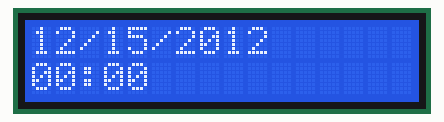
Recording of a sketch running on a simulated Arduino Uno, built with avr-gcc and run on an emulated ATmega328P. Shown: 16×2 character LCD.

Above: at 0.1 s.
At 60.1 s:
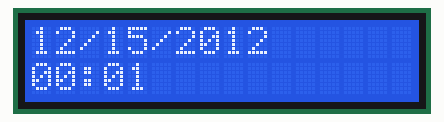
At 120.1 s:
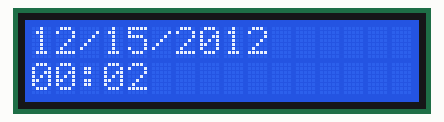

The sketch:

Clock.ino
```cpp
/*
  This code is a prototype of showing a date and
  an increasing time on an LCD used in conjunction
  with an arduino UNO. Long long is used used since the
  Arduino UNO int type has a range of -32,768 to 32,767.
  Based upon my calculations using the max long long
  value of 9223372036854775807 the amount of time it
  would take for the seconds to overflow is
  ~292,471,208,677 years so hopefully overflow won't be
  an issue.

 */

#include <LiquidCrystal.h>

#define MAX_SECONDS  60
#define MAX_MINUTES  60
#define MAX_HOURS    24
#define SECS_PER_MIN 60
#define SECS_PER_HR  3600

LiquidCrystal lcd(12, 11, 5, 4, 3, 2);
long initialMinutes = 0;
long initialHours   = 0;
long initMinsToSecs = initialMinutes * SECS_PER_MIN;
long initMinsToHrs  = initialHours * SECS_PER_HR;

void setup() {
  lcd.clear();
  // set up the LCD's number of columns and rows:
  lcd.begin(16, 2);
  // Print a message to the LCD.
  lcd.print("12/15/2012");
}

void loop() {
  // Seconds since start plus initial time given.
  long long seconds = (long long)(( initialMinutes * SECS_PER_MIN ) + ( initialHours * SECS_PER_HR ) + ( millis() / 1000 ));
  long minutes = ( seconds / SECS_PER_MIN ) % MAX_MINUTES;
  long hours = ( seconds / SECS_PER_HR ) % MAX_HOURS;

  // Set the cursor to column 0, line 1
  lcd.setCursor(0, 1);

  // Print hrs:mins
  if(hours < 10){
    // Leading zero
    lcd.print("0");
    lcd.print(hours);
  }
  else{
    lcd.print(hours);
  }

  lcd.print(":");

  if(minutes < 10){
    // Leading zero
    lcd.print("0");
    lcd.print(minutes);
  }
  else{
    lcd.print(minutes);
  }

}
```

Measured:
- what the display in image 1 shows lasts 60.0 s, from 60.0 s to 120.0 s
